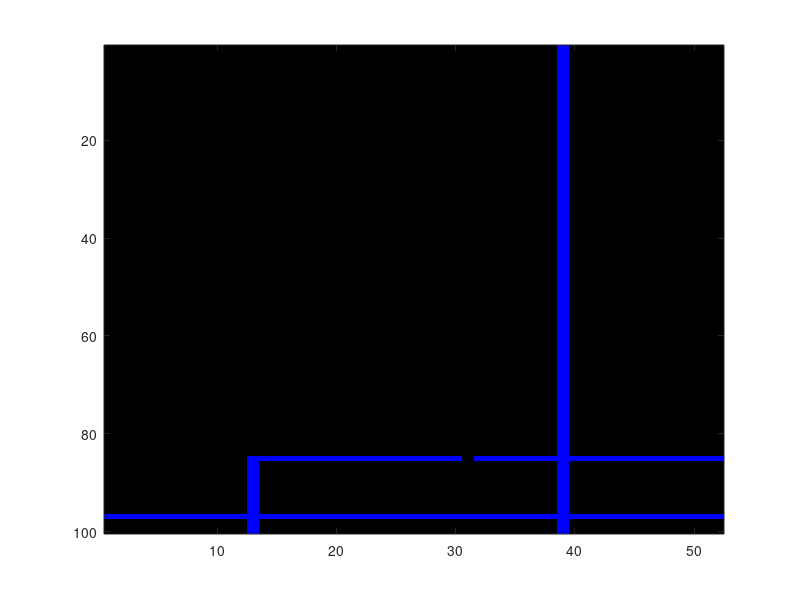

Source code (MATLAB): (Note: this script raises an error after producing the figure.)
%sand pile
clear all
clf
nx=52; %must be divisible by 4
ny=100;
Pbridge = .05;
z=zeros(nx,ny);
o=ones(nx,ny);
sand = z ;
sandNew = z;
gnd = z ;
gnd(1:nx,ny-3)=1 ; % the ground line
gnd(nx/4:nx/2+4,ny-15)=1; %the hole line
gnd(nx/2+6:nx,ny-15)=1; %the hole line
gnd(nx/4, ny-15:ny) = 1; %side line
gnd(3*nx/4, 1:ny) = 1 ;
imh = image(cat(3,z',sand',gnd'));
set(imh, 'erasemode', 'none')
axis equal
axis tight

for i=1:1000
 p=mod(i,2); %margolis neighborhood
 sand(nx/2,ny/2) = 1; %add a grain at the top

 %upper left cell update
 xind = [1+p:2:nx-2+p];
 yind = [1+p:2:ny-2+p];
 vary = rand(nx,ny)<.95 ;
 vary1 = 1-vary;

 sandNew(xind,yind) = ...
 gnd(xind,yind).*sand(xind,yind) + ...
 (1-gnd(xind,yind)).*sand(xind,yind).*sand(xind,yind+1) .* ...
 (sand(xind+1,yind+1)+(1-sand(xind+1,yind+1)).*sand(xind+1,yind));
 
 sandNew(xind+1,yind) = ...
 gnd(xind+1,yind).*sand(xind+1,yind) + ...
 (1-gnd(xind+1,yind)).*sand(xind+1,yind).*sand(xind+1,yind+1) .* ...
 (sand(xind,yind+1)+(1-sand(xind,yind+1)).*sand(xind,yind));

 sandNew(xind,yind+1) = ...
 sand(xind,yind+1) + ...
 (1-sand(xind,yind+1)) .* ...
 ( sand(xind,yind).*(1-gnd(xind,yind)) + ...
(1-sand(xind,yind)).*sand(xind+1,yind).*(1-gnd(xind+1,yind)).*sand(xind+1,yind+1));

 sandNew(xind+1,yind+1) = ...
 sand(xind+1,yind+1) + ...
 (1-sand(xind+1,yind+1)) .* ...
 ( sand(xind+1,yind).*(1-gnd(xind+1,yind)) + ...
 (1-sand(xind+1,yind)).*sand(xind,yind).*(1-gnd(xind,yind)).*sand(xind,yind+1));

 %scramble the sites to make it look better
 temp1 = sandNew(xind,yind+1).*vary(xind,yind+1) + ...
 sandNew(xind+1,yind+1).*vary1(xind,yind+1);

 temp2 = sandNew(xind+1,yind+1).*vary(xind,yind+1) + ...
 sandNew(xind,yind+1).*vary1(xind,yind+1);
 sandNew(xind,yind+1) = temp1;
 sandNew(xind+1,yind+1) = temp2;

 sand = sandNew;
 set(imh, 'cdata', cat(3,z',sand',gnd') )
 drawnow
end 